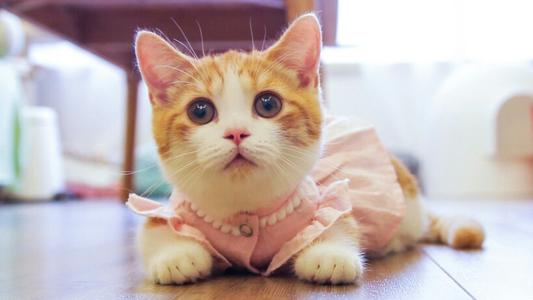
#> input picture 推荐系统技术栈学习笔记/数据分析/1-numpy/cat.jpg, 533 x 300 px
$ jupyter execute --allow-errors numpy.ipynb   (shell and % lines are left out)
#> lines starting #> are read from the running program, lines starting #| are printed output that depends on the picture
[cell 1]
import numpy as np

[cell 2]
np.__version__

[cell 3]
import pandas as pd

[cell 4]
pd.__version__

[cell 5]
import requests as requests

#> (a cell that did not finish here is left out)

[cell 7]
l=[1,2,3,4,5,9,8,7,6]
l

[cell 8]
type(l)

[cell 9]
nd=np.array(l)
nd

[cell 10]
type(nd)

[cell 11]
l2=[[1,3,5,7],[2,4,6,8]]
l2

[cell 12]
nd2=np.array(l2)
nd2

[cell 13]
nd.sum()

[cell 14]
nd.var()

[cell 15]
x=np.arange(0,10,1)
x

[cell 16]
x.sum()

[cell 17]
#Python代码
def sum2(x):
    ret = 0
    for i in x:
        ret+=i
    return ret

[cell 18]
sum2(x)

[cell 19]
np.ones(shape=(5,5),dtype=np.int8)

[cell 20]
np.zeros(shape=(2,3,4),dtype=np.float16)

[cell 21]
np.full(shape=(3,5),fill_value=3.14)

[cell 22]
#单位矩阵
np.eye(N=5)

[cell 23]
#等差数列
np.linspace(0,100,num=21)

[cell 24]
np.arange(0,100,3)

[cell 25]
np.random.randint(0,100,size=(5,5))

[cell 26]
#normal 正太，正常
#dimension维度
#平均值是0，方差是1
np.random.randn(4,5)

[cell 27]
nd = np.random.normal(loc=175,scale=10,size=10000).round(2)
nd

[cell 28]
nd.mean()

[cell 29]
nd.var()

[cell 30]
#标准差,是方差的开平方
nd.std()

[cell 31]
np.random.random(100)

二、ndarray的属性

[cell 32]
nd

[cell 33]
nd.size

[cell 34]
nd.shape

[cell 35]
nd.ndim

[cell 36]
nd.dtype

三、ndarray的基本操作

[cell 37]
nd2 =np.random.randint(0,150,size = (4,5))
nd2

[cell 38]
nd2[1,1]

[cell 39]
nd2[2]

[cell 40]
nd2[0:3]

[cell 41]
nd2[-2:]

[cell 42]
nd2[0:3,0:3]

[cell 43]
nd3 = nd[:10]
nd3

[cell 44]
nd3[::-1]

[cell 45]
nd3[::2]

[cell 46]
from PIL import Image

[cell 47]
cat=Image.open('./cat.jpg')
#> cat is the input picture: PIL image 533x300 RGB; mean R, G, B 195.8, 179.7, 176.5
cat

[cell 48]
cat_data=np.array(cat)
#彩色图片三维：高度，宽度，像素（表示不同颜色），红绿蓝三原色
cat_data

[cell 49]
#行，列，像素
cat_data.shape
#> Out = (300, 533, 3)

[cell 50]
cat_data.dtype

[cell 51]
2**8

[cell 52]
# int8 从-128～127

[cell 53]
np.int8(128)

[cell 54]
cat2 = cat_data[:,:,::-1]
cat2

[cell 55]
Image.fromarray(cat2)

[cell 56]
Image.fromarray(cat_data[::5,::5])
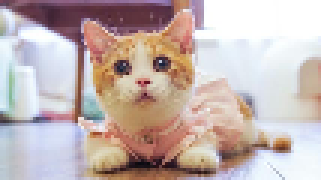
#> Out: PIL image 107x60 RGB (shown 3 times larger); mean R, G, B 195.6, 179.6, 176.5

[cell 57]
# 红绿蓝 012
# 绿红蓝 102
Image.fromarray(cat_data[:,:,[1,0,2]])
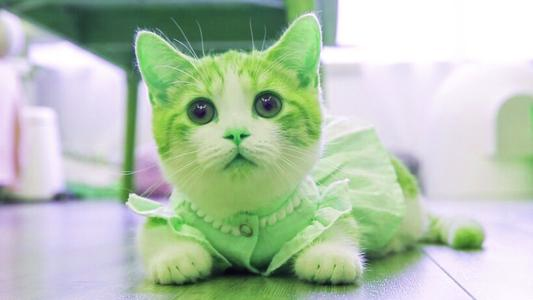
#> Out: PIL image 533x300 RGB; mean R, G, B 179.7, 195.8, 176.5

[cell 58]
cat4=cat_data[:,:,0]
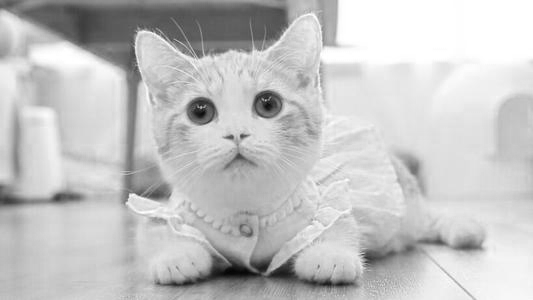
#> cat4: shape (300, 533); min 3, max 255, mean 195.8
Image.fromarray(cat4)

[cell 59]
import matplotlib.pyplot as plt

[cell 60]
plt.imshow(cat_data)

[cell 61]
plt.imshow(cat_data[::-1])
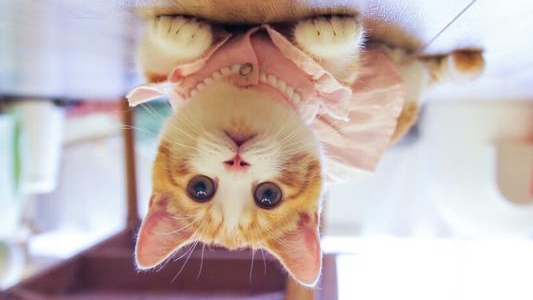
#> shown: shape (300, 533, 3); mean R, G, B 195.8, 179.7, 176.5

[cell 62]
plt.imshow(cat_data[::-10,::-10])
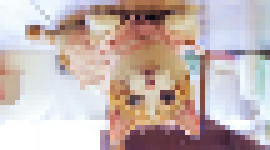
#> shown: shape (30, 54, 3) (shown 5 times larger); mean R, G, B 196.5, 180.6, 177.3

3.变形

[cell 63]
nd2

[cell 64]
#nd2.size是20，变形之后，总数要仍为20
nd2.reshape(2,10)

[cell 65]
nd2.reshape(5,4)

[cell 66]
cat_data.shape
#> Out = (300, 533, 3)

[cell 67]
cat5=cat_data.reshape(533,300,3)
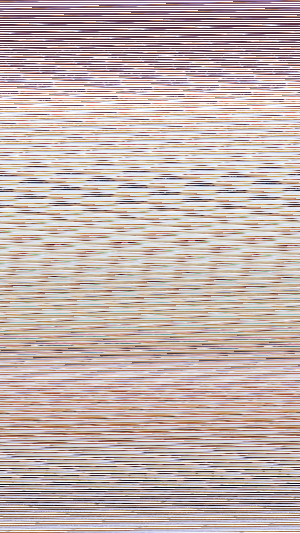
#> cat5: shape (533, 300, 3); mean R, G, B 195.8, 179.7, 176.5
plt.imshow(cat5)

[cell 68]
#高度0、宽度1、像素2
#转置，行和列调整
cat6=np.transpose(cat_data,axes = (1,0,2))
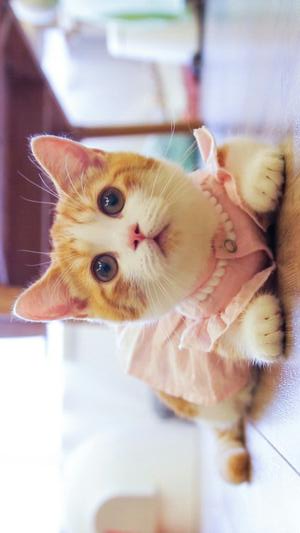
#> cat6: shape (533, 300, 3); mean R, G, B 195.8, 179.7, 176.5
plt.imshow(cat6)

4.级联

[cell 69]
nd2

[cell 70]
np.concatenate([nd2,nd2])

[cell 71]
plt.imshow(cat_data)

[cell 72]
cat7=cat_data[:,:230]
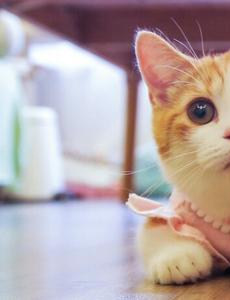
#> cat7: shape (300, 230, 3); mean R, G, B 181.6, 166.3, 167.1
plt.imshow(cat7)

[cell 73]
cat8=cat_data[:,470:,::-1]
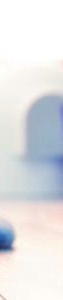
#> cat8: shape (300, 63, 3); mean R, G, B 225.4, 226.5, 228.3
plt.imshow(cat8)

[cell 74]
print(cat7.shape,cat8.shape)
#| (300, 230, 3) (300, 63, 3)

#> (a cell that did not finish here is left out)

[cell 76]
# 高度 0 ，宽度 1， 像素 2

[cell 77]
cat9 = np.concatenate([cat7,cat8],axis = 1)
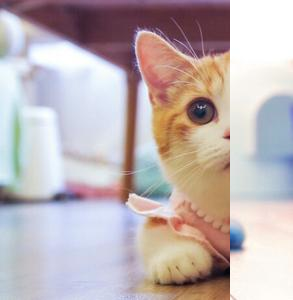
#> cat9: shape (300, 293, 3); mean R, G, B 191, 179.2, 180.2

[cell 78]
plt.imshow(cat9)

[cell 79]
import numpy as np

[cell 80]
nd1 = np.random.randint(0,150,size = (4,5))

nd2 = np.random.randint(0,150,size = (2,5))

nd3 = np.random.randint(0,150,size = (4,8))

display(nd1,nd2,nd3)

[cell 81]
np.concatenate([nd1,nd2])

#> (a cell that did not finish here is left out)

[cell 83]
np.concatenate([nd1,nd3],axis=1)

[cell 84]
#horizontal 水平的，列数增加
nd5=np.hstack((nd1,nd3))
nd5

[cell 85]
#vertical 竖直
nd4=np.vstack((nd1,nd2))
nd4

5.切分

[cell 86]
nd4.shape

[cell 87]
np.split(nd4,indices_or_sections = 3)

#> (a cell that did not finish here is left out)

[cell 89]
np.split(nd4,indices_or_sections = [1])

[cell 90]
np.split(nd4,indices_or_sections = [1,3])

[cell 91]
np.vsplit(nd4,indices_or_sections=2)

[cell 92]
nd5.shape

[cell 93]
np.hsplit(nd5,indices_or_sections=[5])

6.副本

[cell 94]
nd7 = nd5

[cell 95]
id(nd7)

[cell 96]
id(nd5)

[cell 97]
nd8=nd5.copy
nd8

[cell 98]
nd8=nd5.copy()
nd8

[cell 99]
id(nd8)

四、ndarray的聚合操作

[cell 100]
nd5

[cell 101]
nd5.sum()

[cell 102]
nd1

[cell 103]
nd1.prod()

[cell 104]
#第一行相乘
nd1[0].prod()

[cell 105]
#数字行每一行的中括号（第二个中括号）维度是1，axis=1
#第一个中括号维度是0
nd1 = np.random.randint(0,10,size = (4,5))
nd1

[cell 106]
#平均，将每一行的平均值算出来，计算水平方向
nd1.mean(axis=1)

[cell 107]
#将每行的第n个数算平均值,计算竖直方向
nd1.mean(axis=0)

[cell 108]
nd1.shape

[cell 109]
nd2

[cell 110]
#最大值143的索引0 1 2.。。9
nd2.argmax()

[cell 111]
#水平方向的最大值
#143和132的索引
nd2.argmax(axis = 1)

[cell 112]
nd2.argmax(axis = -1)

[cell 113]
nd2.argmax(axis = 1)

[cell 114]
# >50的数  的索引
index = np.argwhere(nd2>50)
index

#> (a cell that did not finish here is left out)

[cell 116]
nd2[0,0]

[cell 117]
for x,y in index:
    print(x,y)

[cell 118]
for x,y in index:
    print(nd2[x,y])
